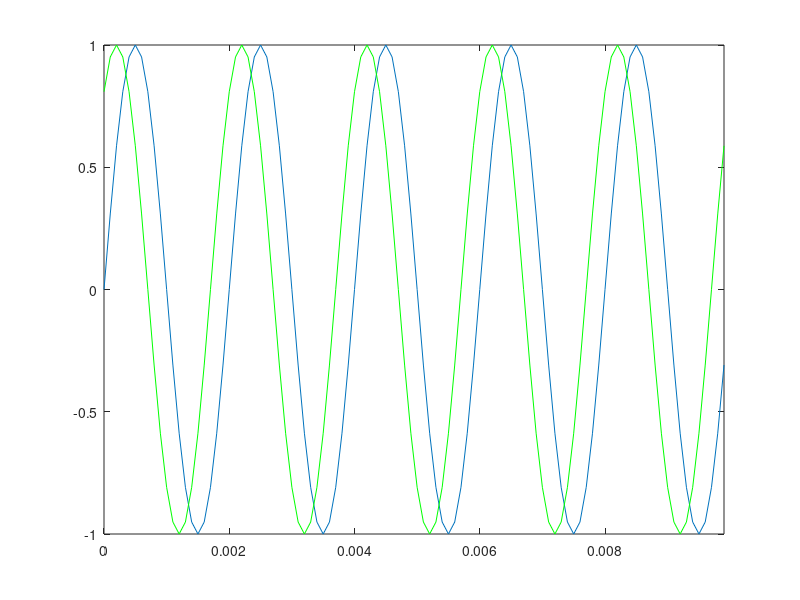

The MATLAB script that drew this image:
sr=10000; 
dt=1/sr; 
len=0.01; 
t=0:dt:(len-dt); 
f=500; 
N = length(t); 

%generate signal 
sig=sin(2*pi*f*t);

%Define a phase shift in rads 
p=-pi/4; 
num_samp = round((sr/f)*(p/(2*pi))); 

%Get the FFT of the signal 
z=fft(sig); 

%Delay each fft component 
% 
for k=1:length(z) 
    w = 2*pi/N*(k-1); 
    spec(k)=z(k)*exp(-j*w*num_samp); 
end 

%Get the new signal 
newsig=(ifft(spec)); 

%plot the signals 
figure;plot(t,sig);hold on; plot(t,newsig,'g'); axis tight;

